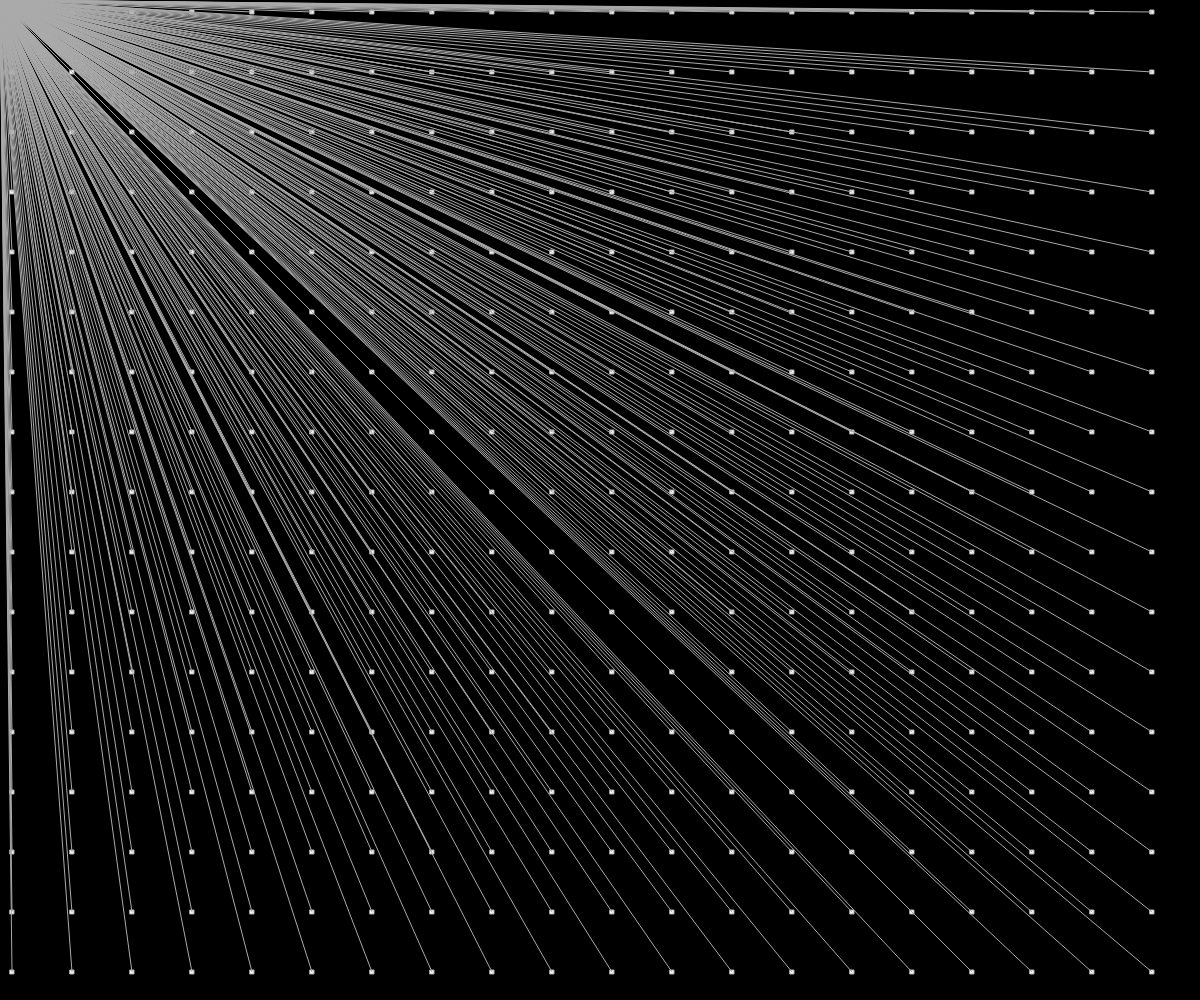
Frame 1 (no input)
Frame 60 (no input): identical to frame 1, image omitted
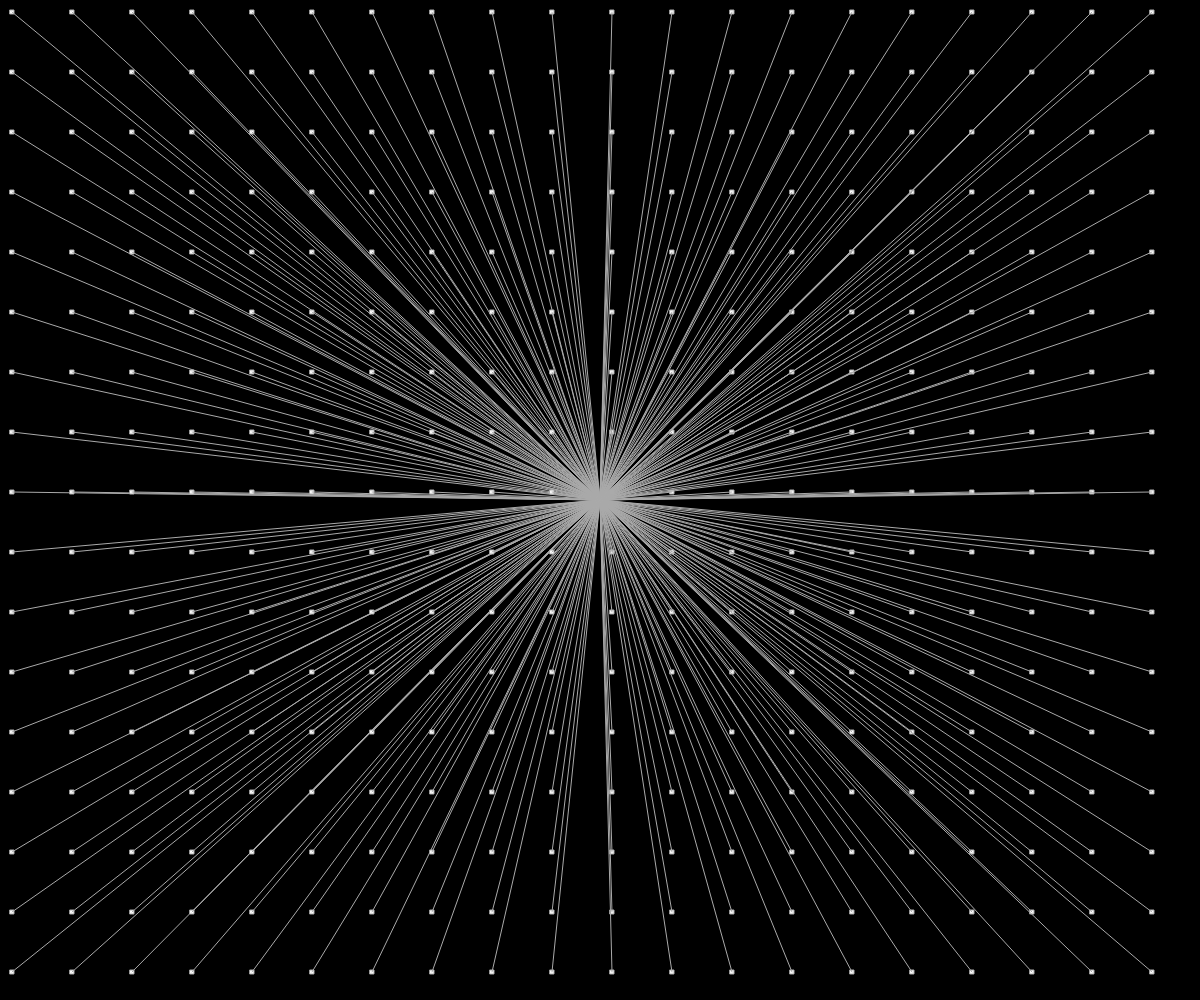
Frame 120 (the mouse pressed at the canvas centre since frame 60)

The p5.js sketch that drew these frames (run headless with seeded random() and noise() and a simulated clock; from frame 60 on, the mouse is pressed at the canvas centre):

// p5.js sketch
// ── sketch.js
// Lines
// Drake Jordan
// 9/19/2024
//
// Extra for Experts:
// - describe what you did to take this project "above and beyond"


function setup() {
  createCanvas(windowWidth, windowHeight);
}

function draw() {
  background(0);
  
  for(x = 10; x < width; x+= 60) {
     for(y = 10; y < height; y+= 60) {
       stroke(170)
       fill(255);
       square(x, y, 4)
       line(x+2, y+2, mouseX, mouseY);
     }
  }
}
